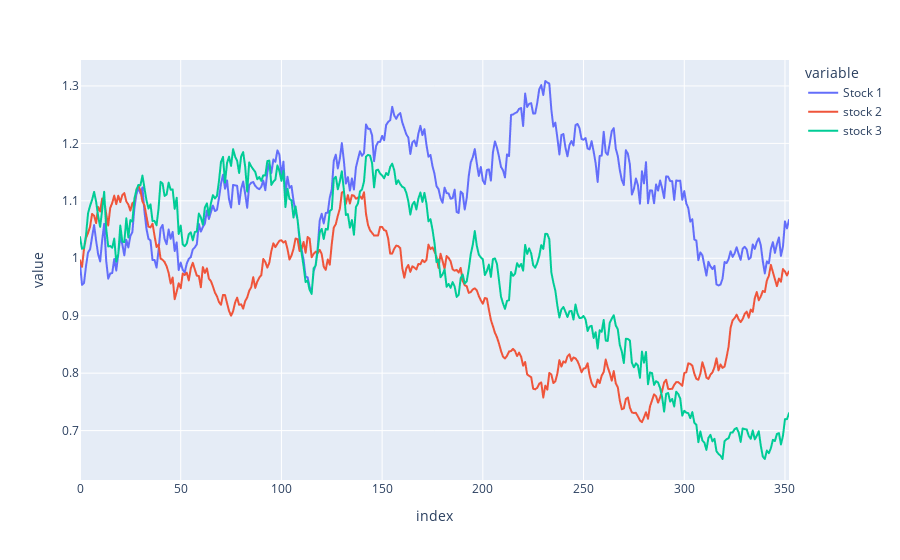

The notebook cell saved with this chart:
### Code cell
px.line(test_df)

### Figure 1 — Plotly figure (JSON) as saved in the notebook; plotly's stock layout.template omitted (floating-point values rounded to 4 significant figures; data arrays with more than 128 entries replaced by an {"elided": "..."} marker saying what was removed)
{"data": [{"hovertemplate": "variable=Stock 1<br>index=%{x}<br>value=%{y}<extra></extra>", "legendgroup": "Stock 1", "line": {"color": "#636efa", "dash": "solid"}, "marker": {"symbol": "circle"}, "mode": "lines", "name": "Stock 1", "showlegend": true, "type": "scattergl", "x": {"elided": "353 int values"}, "xaxis": "x", "y": {"elided": "353 float values"}, "yaxis": "y"}, {"hovertemplate": "variable=stock 2<br>index=%{x}<br>value=%{y}<extra></extra>", "legendgroup": "stock 2", "line": {"color": "#EF553B", "dash": "solid"}, "marker": {"symbol": "circle"}, "mode": "lines", "name": "stock 2", "showlegend": true, "type": "scattergl", "x": {"elided": "353 int values"}, "xaxis": "x", "y": {"elided": "353 float values"}, "yaxis": "y"}, {"hovertemplate": "variable=stock 3<br>index=%{x}<br>value=%{y}<extra></extra>", "legendgroup": "stock 3", "line": {"color": "#00cc96", "dash": "solid"}, "marker": {"symbol": "circle"}, "mode": "lines", "name": "stock 3", "showlegend": true, "type": "scattergl", "x": {"elided": "353 int values"}, "xaxis": "x", "y": {"elided": "353 float values"}, "yaxis": "y"}], "layout": {"legend": {"title": {"text": "variable"}, "tracegroupgap": 0}, "margin": {"t": 60}, "xaxis": {"anchor": "y", "domain": [0, 1], "title": {"text": "index"}}, "yaxis": {"anchor": "x", "domain": [0, 1], "title": {"text": "value"}}}}
